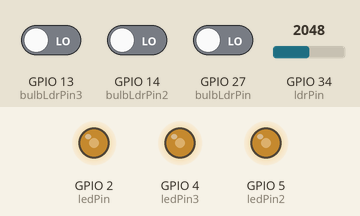
Simulated run of this sketch. Board: ESP32. Shown: output pins drawn as LEDs (lit = HIGH). The test bench sets the inputs (shaded band); at power-on: GPIO 34 (ldrPin) = 2048, GPIO 13 (bulbLdrPin3) LOW, GPIO 14 (bulbLdrPin2) LOW, GPIO 27 (bulbLdrPin) LOW (analog values on the 0–4095 scale). WiFi joins after 1.5 s; servers stay silent unless stated; random numbers use the default seed unless the sketch sets one; no MQTT or app messages arrive unless stated; what the sketch prints to the serial monitor is not drawn.

Above: at 2.7 s.
2.8 s: GPIO 34 (ldrPin) set to 2866
At 4.0 s:
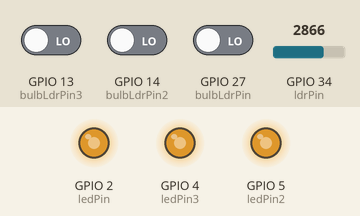
4.3 s: GPIO 34 (ldrPin) set to 3603
At 5.5 s:
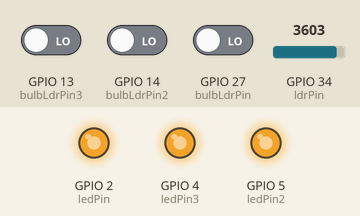
5.8 s: GPIO 34 (ldrPin) set to 491
At 6.1 s:
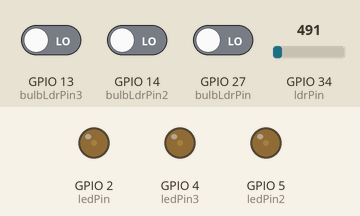
7.3 s: GPIO 34 (ldrPin) set to 2047
At 8.3 s:
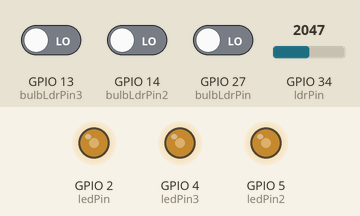
Timing chart, 0 to 10.3 s (numbered marks = the images above; inputs shaded):
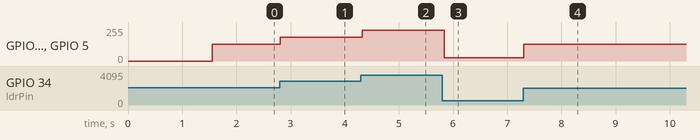

Measured:
- after the input at 2.8 s, GPIO 2 (ledPin), GPIO 4 (ledPin3), GPIO 5 (ledPin2): 127/255 → 180/255 at once
- after the input at 4.3 s, GPIO 2 (ledPin), GPIO 4 (ledPin3), GPIO 5 (ledPin2): 180/255 → 229/255 at once
- after the input at 5.8 s, GPIO 2 (ledPin), GPIO 4 (ledPin3), GPIO 5 (ledPin2): 229/255 → 25/255 at once
- after the input at 7.3 s, GPIO 2 (ledPin), GPIO 4 (ledPin3), GPIO 5 (ledPin2): 25/255 → 127/255 at once

The sketch:

esp32_firmware.ino
```cpp
#include <WiFi.h>
#include <PubSubClient.h>

// WiFi credentials
const char* ssid = "Bruh";
const char* password = "7a4ee42005";

// MQTT broker
const char* mqtt_server = "102.46.132.3";
const int mqtt_port = 1883;
const char* mqtt_topic_ldr = "esp32/bruh/ldr";
const char* mqtt_topic_status = "esp32/bruh/status";

WiFiClient espClient;
PubSubClient mqttClient(espClient);

// Pins
const int ldrPin = 34;        // Analog LDR pin
const int ledPin = 2; // LED PWM pin
const int ledPin2=5;
const int ledPin3=4;
const int bulbLdrPin = 27;    // Digital LDR for bulb check
const int bulbLdrPin2 = 14;
const int bulbLdrPin3 = 13;

unsigned long lastStatusTime = 0;
const unsigned long statusInterval = 5000;

void connectToWiFi() {
  Serial.printf("Connecting to: %s ", ssid);
  WiFi.begin(ssid, password);
  unsigned long start = millis();
  while (WiFi.status() != WL_CONNECTED && millis() - start < 20000) {
    delay(500);
    Serial.print(".");
  }
  Serial.println(WiFi.status() == WL_CONNECTED ? "\nConnected!" : "\nFailed to connect!");
}

void connectToMQTT() {
  while (!mqttClient.connected()) {
    Serial.print("Connecting to MQTT...");
    String clientId = "ESP32Client-" + String(random(0xffff), HEX);
    if (mqttClient.connect(clientId.c_str())) {
      Serial.println("connected!");
      mqttClient.publish(mqtt_topic_ldr, "ESP32 ready (simple LDR + bulb check)");
    } else {
      Serial.print("Failed, rc=");
      Serial.print(mqttClient.state());
      Serial.println(". Retrying in 5s...");
      delay(5000);
    }
  }
}

void setup() {
  Serial.begin(115200);
  pinMode(ledPin, OUTPUT);
  pinMode(ledPin3, OUTPUT);
  pinMode(ledPin2, OUTPUT);
  pinMode(bulbLdrPin, INPUT);
  pinMode(bulbLdrPin2, INPUT);
  pinMode(bulbLdrPin3, INPUT);
  analogReadResolution(12); // 12-bit ADC for 0-4095 range

  connectToWiFi();
  mqttClient.setServer(mqtt_server, mqtt_port);
}

void loop() {
  if (WiFi.status() != WL_CONNECTED) {
    connectToWiFi();
  }

  if (!mqttClient.connected()) {
    connectToMQTT();
  }

  mqttClient.loop();

  // LDR brightness control
  int ldrValue = analogRead(ldrPin);
  int brightness = map(ldrValue, 100, 4000, 0, 255); // Inverse
  brightness = constrain(brightness, 0, 255);
  analogWrite(ledPin, brightness);
  analogWrite(ledPin3, brightness);
  analogWrite(ledPin2, brightness);

  // Publish brightness to MQTT
  char msg[64];
  snprintf(msg, sizeof(msg), "LDR Value: %d -> Brightness: %d", ldrValue, brightness);
  //mqttClient.publish(mqtt_topic_ldr, msg);

  // Bulb status check every 5 seconds
  if (millis() - lastStatusTime >= statusInterval) {
    lastStatusTime = millis();
    int bulbState = digitalRead(bulbLdrPin);
    int bulbState2 = digitalRead(bulbLdrPin2);
    int bulbState3 = digitalRead(bulbLdrPin3);
    if (brightness >= 100 && bulbState == HIGH) {
      mqttClient.publish(mqtt_topic_status, "Lamp 1 broken");
      Serial.println("Bulb is broken");
    } else {
      mqttClient.publish(mqtt_topic_status, "Bulb is working");
      Serial.println("Bulb is working");
    }
    if (brightness >= 100 && bulbState2 == HIGH) {
      mqttClient.publish(mqtt_topic_status, "Lamp 2 broken");
      Serial.println("Bulb raqam 2 is broken");
    } else {
      mqttClient.publish(mqtt_topic_status, "Bulb 2 is working");
      Serial.println("Bulb raqam 2 is working");
    }
    if (brightness >= 100 && bulbState3 == HIGH) {
      mqttClient.publish(mqtt_topic_status, "Lamp 3 broken");
      Serial.println("Bulb raqam 3 is broken");
    } else {
      mqttClient.publish(mqtt_topic_status, "Bulb 3 is working");
      Serial.println("Bulb raqam 3 is working");
    }
  }

  delay(50);
}
```
